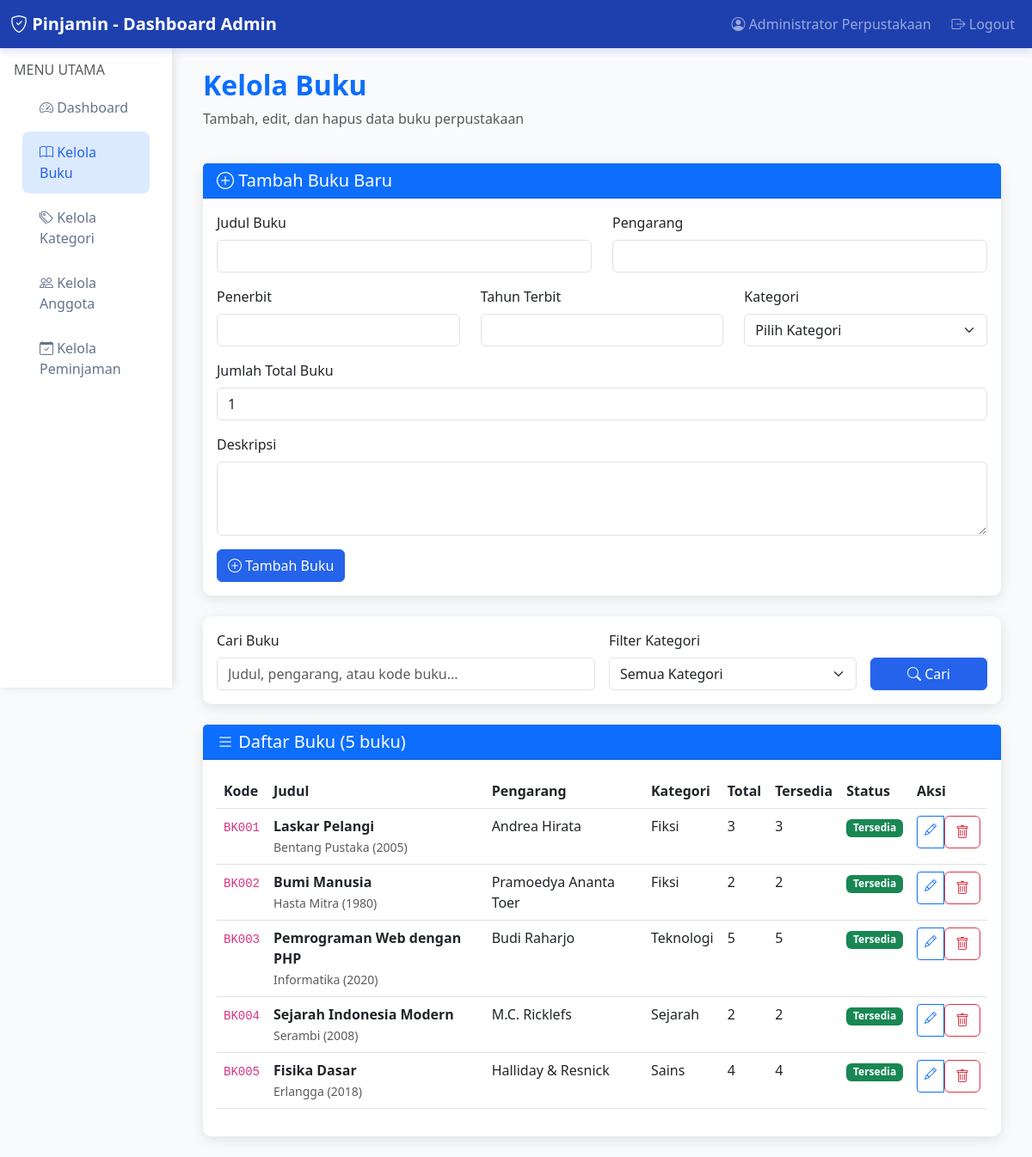
/admin_buku.php (signed in), run on the app's committed database.
### tables this page shows
CREATE TABLE `buku` (
  `id_buku` int NOT NULL,
  `kode_buku` varchar(20) NOT NULL,
  `judul` varchar(200) NOT NULL,
  `pengarang` varchar(100) NOT NULL,
  `penerbit` varchar(100) DEFAULT NULL,
  `tahun_terbit` year DEFAULT NULL,
  `id_kategori` int DEFAULT NULL,
  `jumlah_total` int DEFAULT '1',
  `jumlah_tersedia` int DEFAULT '1',
  `deskripsi` text,
  `tanggal_ditambahkan` timestamp NULL DEFAULT CURRENT_TIMESTAMP
);

CREATE TABLE `kategori` (
  `id_kategori` int NOT NULL,
  `nama_kategori` varchar(100) NOT NULL,
  `deskripsi` text,
  `tanggal_dibuat` timestamp NULL DEFAULT CURRENT_TIMESTAMP
);

### admin_buku.php (the view, shortened to what this page needs)
<?php
require_once 'database.php';
$search = isset($_GET['search']) ? $_GET['search'] : '';
$query = "SELECT b.*, k.nama_kategori FROM buku b LEFT JOIN kategori k ON b.id_kategori = k.id_kategori WHERE 1=1";
$params = [];
$query .= " ORDER BY b.tanggal_ditambahkan DESC";
$stmt = $pdo->prepare($query);
$stmt->execute($params);
$buku_list = $stmt->fetchAll();
$buku_edit = null;
?>
<!DOCTYPE html>
<html lang="id">
<head>
    <link href="https://cdn.jsdelivr.net/npm/bootstrap@5.3.0/dist/css/bootstrap.min.css" rel="stylesheet">
    <link href="https://cdn.jsdelivr.net/npm/bootstrap-icons@1.10.0/font/bootstrap-icons.css" rel="stylesheet">
</head>
<body>
    <nav class="navbar navbar-expand-lg navbar-dark">
        <div class="container-fluid">
            <a class="navbar-brand fw-bold" href="#">
                <i class="bi bi-shield-check"></i> Pinjamin - Dashboard Admin
            </a>
            <div class="navbar-nav ms-auto">
                <span class="navbar-text me-3">
                    <i class="bi bi-person-circle"></i> <?= $_SESSION['nama_admin'] ?>
                </span>
                <a class="nav-link" href="logout.php">
                    <i class="bi bi-box-arrow-right"></i> Logout
                </a>
            </div>
        </div>
    </nav>
    <div class="container-fluid">
        <div class="row">
            <div class="col-md-3 col-lg-2 px-0">
                <div class="sidebar">
                    <div class="p-3">
                        <h6 class="text-muted">MENU UTAMA</h6>
                        <nav class="nav flex-column">
                            <a class="nav-link" href="admin_dashboard.php">
                                <i class="bi bi-speedometer2"></i> Dashboard
                            </a>
                            <a class="nav-link active" href="admin_buku.php">
                                <i class="bi bi-book"></i> Kelola Buku
                            </a>
                            <a class="nav-link" href="admin_kategori.php">
                                <i class="bi bi-tags"></i> Kelola Kategori
                            </a>
                            <a class="nav-link" href="admin_anggota.php">
                                <i class="bi bi-people"></i> Kelola Anggota
                            </a>
                            <a class="nav-link" href="admin_peminjaman.php">
                                <i class="bi bi-calendar-check"></i> Kelola Peminjaman
                            </a>
                        </nav>
                    </div>
                </div>
            </div>
            <div class="col-md-9 col-lg-10">
                <div class="p-4">
                    <div class="row mb-4">
                        <div class="col-12">
                            <h2 class="fw-bold text-primary">Kelola Buku</h2>
                            <p class="text-muted">Tambah, edit, dan hapus data buku perpustakaan</p>
                        </div>
                    </div>
                    <div class="row mb-4">
                        <div class="col-12">
                            <div class="card">
                                <div class="card-header bg-primary text-white">
                                    <h5 class="mb-0">
                                        <i class="bi bi-<?= $buku_edit ? 'pencil' : 'plus-circle' ?>"></i>
                                        <?= $buku_edit ? 'Edit Buku' : 'Tambah Buku Baru' ?>
                                    </h5>
                                </div>
                                <div class="card-body">
                                    <form method="POST">
                                        <div class="row">
                                            <div class="col-md-6 mb-3">
                                                <label for="judul" class="form-label">Judul Buku</label>
                                                <input type="text" class="form-control" id="judul" name="judul"
                                                       value="<?= $buku_edit ? htmlspecialchars($buku_edit['judul']) : '' ?>" required>
                                            </div>
                                            <div class="col-md-6 mb-3">
                                                <label for="pengarang" class="form-label">Pengarang</label>
                                                <input type="text" class="form-control" id="pengarang" name="pengarang"
                                                       value="<?= $buku_edit ? htmlspecialchars($buku_edit['pengarang']) : '' ?>" required>
                                            </div>
                                            <div class="col-md-4 mb-3">
                                                <label for="penerbit" class="form-label">Penerbit</label>
                                                <input type="text" class="form-control" id="penerbit" name="penerbit"
                                                       value="<?= $buku_edit ? htmlspecialchars($buku_edit['penerbit']) : '' ?>">
                                            </div>
                                            <div class="col-md-4 mb-3">
                                                <label for="tahun_terbit" class="form-label">Tahun Terbit</label>
                                                <input type="number" class="form-control" id="tahun_terbit" name="tahun_terbit"
                                                       min="1900" max="<?= date('Y') ?>"
                                                       value="<?= $buku_edit ? $buku_edit['tahun_terbit'] : '' ?>">
                                            </div>
                                            <div class="col-md-4 mb-3">
                                                <label for="id_kategori" class="form-label">Kategori</label>
                                                <select class="form-select" id="id_kategori" name="id_kategori" required>
                                                    <option value="">Pilih Kategori</option>
                                                </select>
                                            </div>
                                            <div class="col-md-12 mb-3">
                                                <label for="jumlah_total" class="form-label">Jumlah Total Buku</label>
                                                <input type="number" class="form-control" id="jumlah_total" name="jumlah_total"
                                                       min="1" value="<?= $buku_edit ? $buku_edit['jumlah_total'] : '1' ?>" required>
                                            </div>
                                            <div class="col-md-12 mb-3">
                                                <label for="deskripsi" class="form-label">Deskripsi</label>
                                                <textarea class="form-control" id="deskripsi" name="deskripsi" rows="3"><?= $buku_edit ? htmlspecialchars($buku_edit['deskripsi']) : '' ?></textarea>
                                            </div>
                                        </div>
                                        <div class="d-flex gap-2">
                                            <button type="submit" class="btn btn-primary">
                                                <i class="bi bi-<?= $buku_edit ? 'check-circle' : 'plus-circle' ?>"></i>
                                                <?= $buku_edit ? 'Perbarui Buku' : 'Tambah Buku' ?>
                                            </button>
                                        </div>
                                    </form>
                                </div>
                            </div>
                        </div>
                    </div>
                    <div class="row mb-4">
                        <div class="col-12">
                            <div class="card">
                                <div class="card-body">
                                    <form method="GET" class="row g-3">
                                        <div class="col-md-6">
                                            <label for="search" class="form-label">Cari Buku</label>
                                            <input type="text" class="form-control" id="search" name="search"
                                                   placeholder="Judul, pengarang, atau kode buku..." value="<?= htmlspecialchars($search) ?>">
                                        </div>
                                        <div class="col-md-4">
                                            <label for="kategori" class="form-label">Filter Kategori</label>
                                            <select class="form-select" id="kategori" name="kategori">
                                                <option value="">Semua Kategori</option>
                                            </select>
                                        </div>
                                        <div class="col-md-2">
                                            <label class="form-label">&nbsp;</label>
                                            <div class="d-grid">
                                                <button type="submit" class="btn btn-primary">
                                                    <i class="bi bi-search"></i> Cari
                                                </button>
                                            </div>
                                        </div>
                                    </form>
                                </div>
                            </div>
                        </div>
                    </div>
                    <div class="row">
                        <div class="col-12">
                            <div class="card">
                                <div class="card-header bg-primary text-white">
                                    <h5 class="mb-0">
                                        <i class="bi bi-list"></i> Daftar Buku (<?= count($buku_list) ?> buku)
                                    </h5>
                                </div>
                                <div class="card-body">
                                    <?php if (count($buku_list) > 0): ?>
                                    <div class="table-responsive">
                                        <table class="table table-hover">
                                            <thead>
                                                <tr>
                                                    <th>Kode</th>
                                                    <th>Judul</th>
                                                    <th>Pengarang</th>
                                                    <th>Kategori</th>
                                                    <th>Total</th>
                                                    <th>Tersedia</th>
                                                    <th>Status</th>
                                                    <th>Aksi</th>
                                                </tr>
                                            </thead>
                                            <tbody>
                                                <?php foreach ($buku_list as $buku): ?>
                                                <tr>
                                                    <td><code><?= htmlspecialchars($buku['kode_buku']) ?></code></td>
                                                    <td>
                                                        <strong><?= htmlspecialchars($buku['judul']) ?></strong><br>
                                                        <small class="text-muted"><?= htmlspecialchars($buku['penerbit']) ?> (<?= $buku['tahun_terbit'] ?>)</small>
                                                    </td>
                                                    <td><?= htmlspecialchars($buku['pengarang']) ?></td>
                                                    <td><?= htmlspecialchars($buku['nama_kategori']) ?></td>
                                                    <td><?= $buku['jumlah_total'] ?></td>
                                                    <td><?= $buku['jumlah_tersedia'] ?></td>
                                                    <td>
                                                        <?php if ($buku['jumlah_tersedia'] > 0): ?>
                                                            <span class="badge bg-success">Tersedia</span>
                                                        <?php else: ?>
                                                            <span class="badge bg-danger">Habis</span>
                                                        <?php endif; ?>
                                                    </td>
                                                    <td>
                                                        <div class="btn-group btn-group-sm">
                                                            <a href="admin_buku.php?edit=<?= $buku['id_buku'] ?>" class="btn btn-outline-primary">
                                                                <i class="bi bi-pencil"></i>
                                                            </a>
                                                            <form method="POST" style="display: inline;"
                                                                  onsubmit="return confirm('Yakin ingin menghapus buku ini?')">
                                                                <button type="submit" class="btn btn-outline-danger">
                                                                    <i class="bi bi-trash"></i>
                                                                </button>
                                                            </form>
                                                        </div>
                                                    </td>
                                                </tr>
                                                <?php endforeach; ?>
                                            </tbody>
                                        </table>
                                    </div>
                                    <?php endif; ?>
                                </div>
                            </div>
                        </div>
                    </div>
                </div>
            </div>
        </div>
    </div>
</body>
</html>

### admin_buku.php (style rules this page uses)
:root { --primary-blue: #2563eb; --light-blue: #dbeafe; --dark-blue: #1e40af; }
body { background: #f8fafc; }
.navbar { background: var(--dark-blue) !important; box-shadow: 0 2px 10px rgba(30, 64, 175, 0.2); }
.sidebar { background: white; min-height: calc(100vh - 56px); box-shadow: 2px 0 10px rgba(0, 0, 0, 0.1); }
.sidebar .nav-link { color: #64748b; padding: 12px 20px; border-radius: 8px; margin: 2px 10px; }
.sidebar .nav-link.active { background: var(--light-blue); color: var(--primary-blue); }
.card { border: none; box-shadow: 0 4px 15px rgba(0, 0, 0, 0.1); border-radius: 10px; }
.btn-primary { background: var(--primary-blue); border-color: var(--primary-blue); }

### data on the page
buku: kode_buku "BK001", judul "Laskar Pelangi", penerbit "Bentang Pustaka", tahun_terbit "2005", pengarang "Andrea Hirata", id_kategori.nama_kategori "Fiksi", jumlah_total "3", jumlah_tersedia "3", shows "Tersedia"
buku: kode_buku "BK002", judul "Bumi Manusia", penerbit "Hasta Mitra", tahun_terbit "1980", pengarang "Pramoedya Ananta Toer", id_kategori.nama_kategori "Fiksi", jumlah_total "2", jumlah_tersedia "2", shows "Tersedia"
buku: kode_buku "BK003", judul "Pemrograman Web dengan PHP", penerbit "Informatika", tahun_terbit "2020", pengarang "Budi Raharjo", id_kategori.nama_kategori "Teknologi", jumlah_total "5", jumlah_tersedia "5", shows "Tersedia"
buku: kode_buku "BK004", judul "Sejarah Indonesia Modern", penerbit "Serambi", tahun_terbit "2008", pengarang "M.C. Ricklefs", id_kategori.nama_kategori "Sejarah", jumlah_total "2", jumlah_tersedia "2", shows "Tersedia"
buku: kode_buku "BK005", judul "Fisika Dasar", penerbit "Erlangga", tahun_terbit "2018", pengarang "Halliday & Resnick", id_kategori.nama_kategori "Sains", jumlah_total "4", jumlah_tersedia "4", shows "Tersedia"

### other printed values
$_SESSION['nama_admin'] "Administrator Perpustakaan"
count($buku_list) "5"
